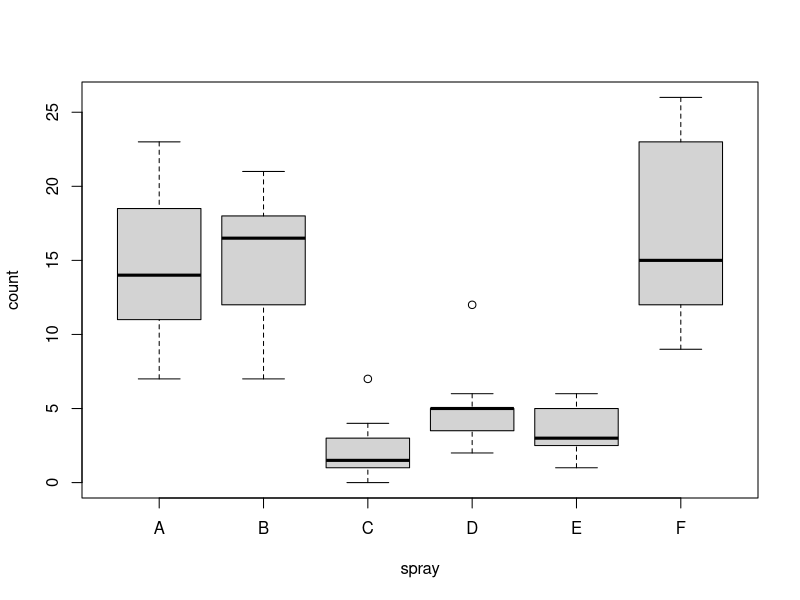
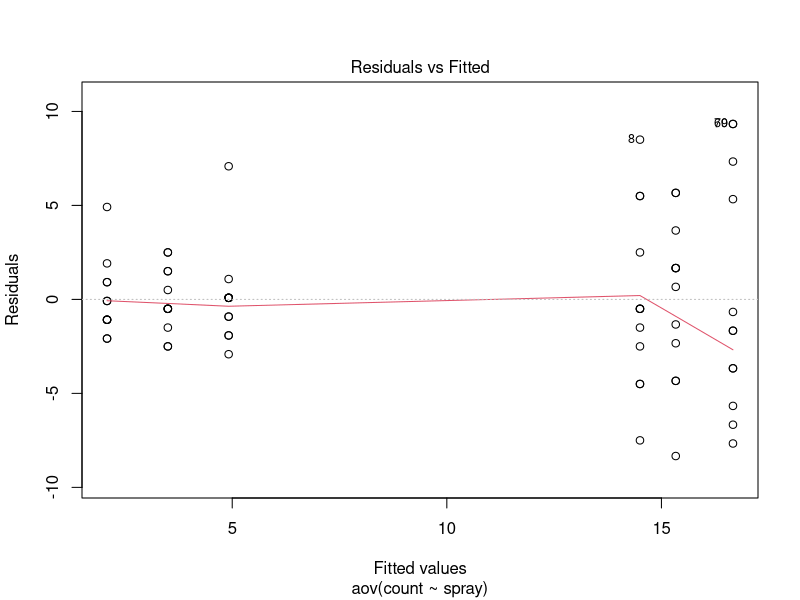
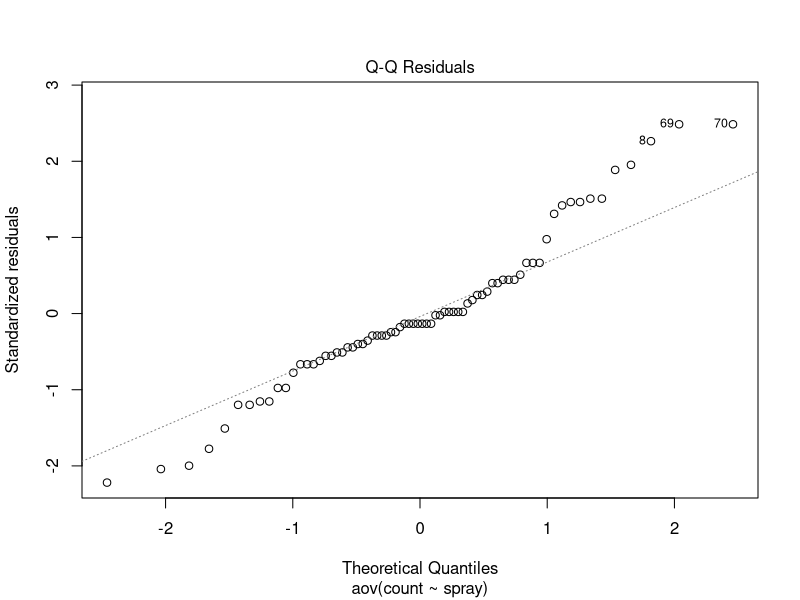
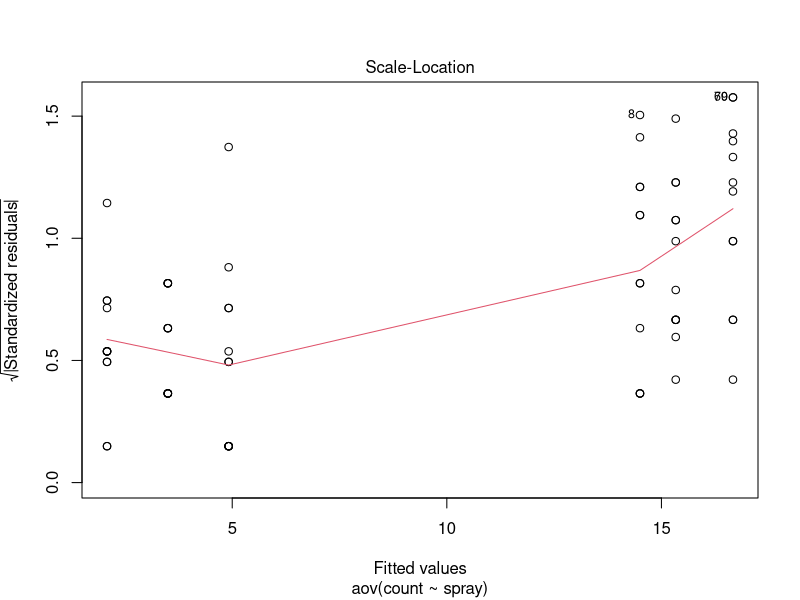
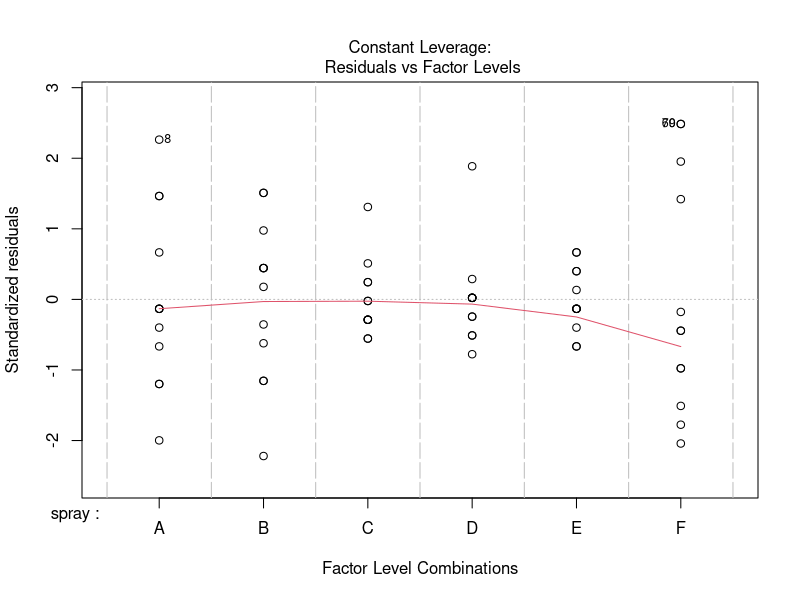

These charts were generated, in order, by the following R code:
## ---- chunk 1
data(InsectSprays)
attach(InsectSprays)
tapply(count, spray, mean)
tapply(count, spray, var)
tapply(count, spray, length)
## ---- chunk 2
boxplot(count ~ spray)
## ---- chunk 3
output <- aov(count ~ spray)
model.tables(output,"means")
summary(output)
plot(output)
## ---- chunk 4
TukeyHSD(output)
## ---- chunk 5
oneway.test(count ~ spray)
## ---- chunk 6
bartlett.test(count ~ spray, data=InsectSprays)
## ---- chunk 7
kruskal.test(count ~ spray, data=InsectSprays)
